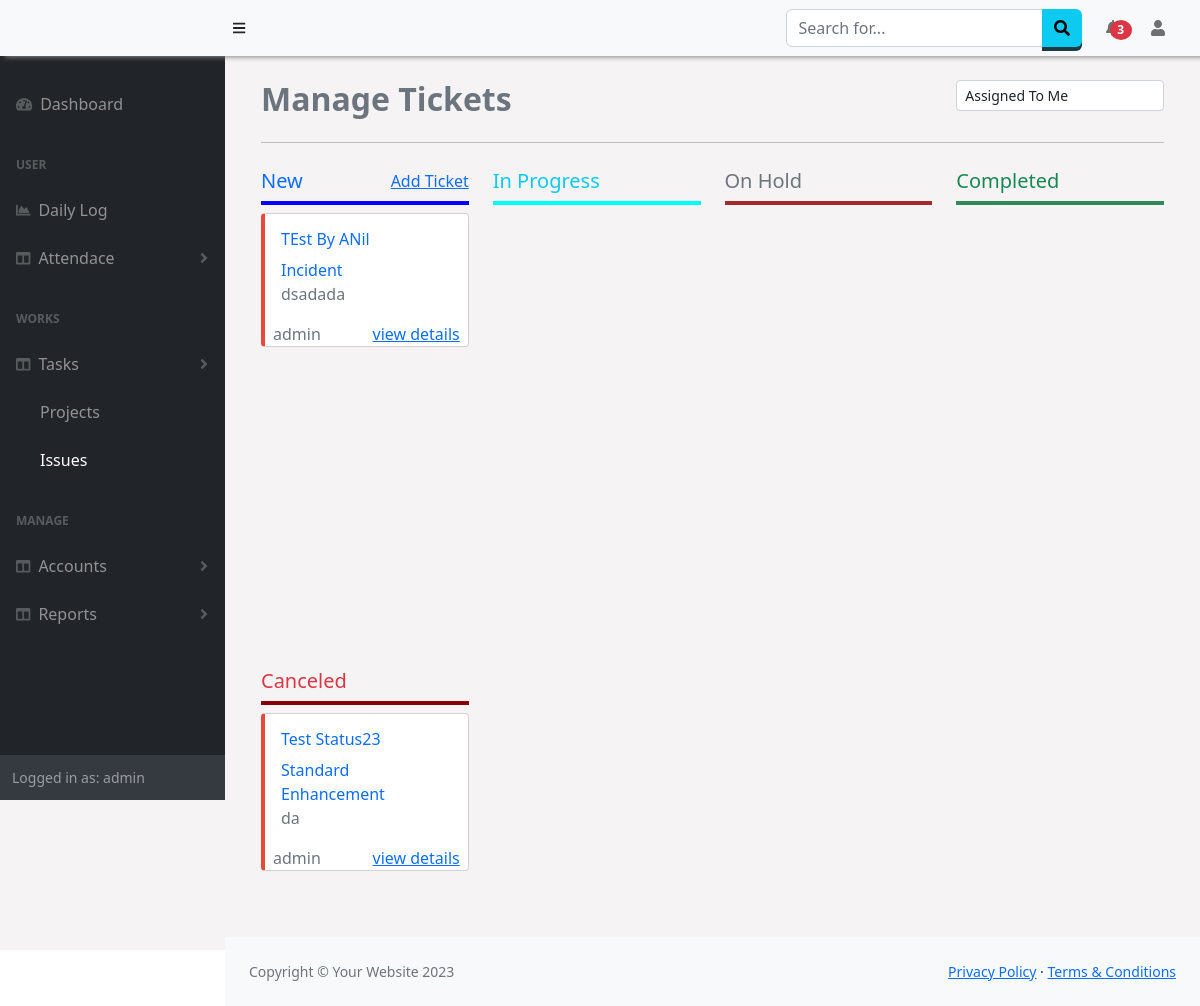
Screenshot of /Issue/ (signed in) with the database file from the repository.
### Issue/models.py (models this page shows, shortened)
class Ticket(models.Model):
    ticket_name= models.CharField(max_length=30)
    ticket_type= models.CharField(max_length=30)
    short_desc= models.CharField(max_length=130,null=True)
    open_date= models.DateField(null=True)
    affected_user= models.ForeignKey(employee,null=True,on_delete=models.SET_NULL)
    priority= models.CharField(max_length=30)
    state= models.CharField(max_length=30,default="New",null=True)
    last_updated= models.DateField(null=True)
    assigned_grp= models.CharField(max_length=30,null=True)
    assigned_to= models.ForeignKey(User,on_delete=models.SET_NULL,null=True)
    email= models.EmailField(max_length=100,null=True)
    comments= models.CharField(max_length=120,null=True)
    company = models.ForeignKey(Company,on_delete=models.SET_NULL,null=True)

### Issue/views.py (the view)
# urls.py: path('', views.index, name="allcustomers"),
def index(request):
    users = checkTeams(request)
    comp = request.session['comp']
    allusers =User.objects.filter(pk__in=users[0]).values('id','username')
    ticket = Ticket.objects.filter(company__id=comp)
    mytickets = Ticket.objects.filter(assigned_to= request.user)
    customer = employee.objects.all().values()
    dic = {
        'ticket':ticket,
        'users':list(allusers),
        'customer':list(customer),
        'mytickets':mytickets
        }
    return render(request, 'Issues/allIssues.html', dic)

### Manager/views.py (called while the page is built, shortened)
def checkTeams(request):
    is_team = False
    if request.user.is_superuser:
        users = Employees.objects.values('user').filter(company=request.session['comp'])
        is_team=True
    return users,is_team

### Issue/templates/Issues/allIssues.html (shortened to what this page needs)
{% extends "base.html" %}
{% block script %}
<link href="/static/css/drag-n-drop.css" rel="stylesheet" />
{% endblock %}
{% block content %}
<div class="container">
    <div class="table-wrapper">
        <div class="table-title">
            <div class="row d-flex justify-content-between">
                <div class="col-sm-4 col-md-6 col-xs-8 col-12 text-secondary">
                    <h2><b>Manage Tickets</b></h2>
                </div>
                <div class="col-sm-3 col-12">
                    <select id="sview" class="form-control form-control-sm">
                        <option value="assignedcard">Assigned To Me</option>
                    </select>
                </div>
            </div>
        </div><hr>
        <div id="myAssignedView" class="mt-2 mb-3">
            <div class="row">
                <div class="column column-todo col-12 col-md-3 col-sm-6" id="new" ondrop="drop(event)" ondragover="allowDrop(event)" style="height:500px;">
                    <div class="d-flex justify-content-between" style="border-bottom: 4px solid blue !important;">
                        <div ><h5 class="text-primary">New</h5></div>
                        <div ><a href="#" data-bs-toggle="modal" data-bs-target="#ticketModal"><span>Add Ticket</span></a></div>
                    </div>
                    {%for i in mytickets %}
                    {% if i.state == 'New' %}
                    <div draggable="true" ondragstart="drag(event)" data-id="{{i.id}}" class="card  mb-3 rounded-1 mt-2" style="border-left: 0.25rem solid {% if i.priority == 'high' %} #e74a3b {% elif i.priority == 'medium' %}#36b9cc{% elif i.priority == 'low' %}#4e73df {% endif %};">
                        <div class="card-body text-primary">
                        <h6 class="card-title">{{i.ticket_name}}</h6>
                        <span class="fw-light">{{i.ticket_type}}</span>
                        <p class="card-text text-secondary mt-0"> {{i.short_desc}}</p>
                        </div>
                        <div class="d-flex justify-content-between">
                            <div ><span class="ms-2 text-secondary">{{i.assigned_to}}</span></div>
                            <div ><span class="me-2"><a href="{% url 'issueDetails' issueid=i.id %}">view details</a></span></div>
                        </div>
                    </div>
                    {% endif %}
                    {% endfor %}
                </div>
                <div class="column column-todo col-12 col-md-3 col-sm-6" id="inprogress" ondrop="drop(event)" ondragover="allowDrop(event)">
                    <div class="d-flex justify-content-between" style="border-bottom: 4px solid cyan !important;">
                        <div ><h5 class="text-info">In Progress</h5></div>
                    </div>
                </div>
                <div class="column column-todo col-12 col-md-3 col-sm-6" id="hold" ondrop="drop(event)" ondragover="allowDrop(event)">
                    <div class="d-flex justify-content-between" style="border-bottom: 4px solid brown !important;">
                        <div ><h5 class="text-secondary">On Hold</h5></div>
                    </div>
                </div>
                <div class="column column-todo col-12 col-md-3 col-sm-6" id="complete" ondrop="drop(event)" ondragover="allowDrop(event)">
                    <div class="d-flex justify-content-between" style="border-bottom: 4px solid seagreen !important;">
                        <div ><h5 class="text-success">Completed</h5></div>
                    </div>
                </div>
                <div class="column column-todo col-12 col-md-3 col-sm-6" id="canceled" ondrop="drop(event)" ondragover="allowDrop(event)">
                    <div class="d-flex justify-content-between" style="border-bottom: 4px solid darkred !important;">
                        <div ><h5 class="text-danger">Canceled</h5></div>
                    </div>
                    {%for i in mytickets %}
                    {% if i.state == 'Canceled' %}
                    <div draggable="true" ondragstart="drag(event)" data-id="{{i.id}}" class="card mt-2 mb-3 rounded-1" style="border-left: 0.25rem solid{% if i.priority == 'high' %}#e74a3b{% elif i.priority == 'medium' %}#36b9cc{% elif i.priority == 'low' %}#4e73df {% endif %};">
                        <div class="card-body text-primary">
                        <h6 class="card-title">{{i.ticket_name}}</h6>
                        <span class="fw-light">{{i.ticket_type}}</span>
                        <p class="card-text text-secondary mt-0"> {{i.short_desc}}</p>
                        </div>
                        <div class="d-flex justify-content-between">
                            <div ><span class="ms-2 text-secondary">{{i.assigned_to}}</span></div>
                            <div ><span class="me-2"><a href="{% url 'issueDetails' issueid=i.id %}">view details</a></span></div>
                        </div>
                    </div>
                    {% endif %}
                    {% endfor %}
                </div>
            </div>
        </div>
    </div>
</div>
{% endblock %}

### templates/base.html (shortened to what this page needs)
<!DOCTYPE html>
<html lang="en">
    <head>
        <link href="https://cdn.jsdelivr.net/npm/simple-datatables@7.1.2/dist/style.min.css" rel="stylesheet" />
        <link href="https://cdn.datatables.net/1.13.5/css/jquery.dataTables.min.css" rel="stylesheet" />
        <link href="https://cdn.datatables.net/buttons/2.4.1/css/buttons.dataTables.min.css" rel="stylesheet" />
        <link href="/static/css/styles.css" rel="stylesheet" />
        <link href="/static/css/customSB.css" rel="stylesheet" />
        {% block script %}
        {% endblock %}
    </head>
    <body class="sb-nav-fixed" >
        <nav class="sb-topnav navbar navbar-expand-sm navbar-light bg-light fixed-top" style=" box-shadow: 5px 1px 5px #888888;">
            <a class="navbar-brand ps-3 bg-light" href="{% url 'home' %}">{{request.session.company}}</a>
            <button class="btn btn-link btn-sm order-2 order-lg-0 me-4 me-lg-0" id="sidebarToggle" href="#!"><i class="fas fa-bars"></i></button>
            <form class="d-none d-md-inline-block form-inline ms-auto me-0 me-md-3 my-2 my-md-0">
                <div class="input-group">
                    <input class="form-control" type="text" placeholder="Search for..." aria-label="Search for..." aria-describedby="btnNavbarSearch" />
                    <button class="btn btn-info" id="btnNavbarSearch" type="button"><i class="fas fa-search"></i></button>
                </div>
            </form>
            <ul class="navbar-nav ms-auto ms-md-0 ">
                <li class="nav-item dropdown">
                    <a class="nav-link dropdown-toggle" id="navbarDropdown" href="#" role="button" data-bs-toggle="dropdown" aria-expanded="false"> <span class="badge badge-sm badge-danger badge-counter bg-danger rounded-circle " style="margin-left:-10px;">3</span></a>
                </li>
            </ul>
            <ul class="navbar-nav  ms-md-0 me-3 me-lg-4">
                <li class="nav-item dropdown">
                    <a class="nav-link dropdown-toggle" id="navbarDropdown" href="#" role="button" data-bs-toggle="dropdown" aria-expanded="false"><i class="fas fa-user fa-fw"></i></a>
                </li>
            </ul>
        </nav>
        <div id="layoutSidenav" style="background-color:rgb(245, 243, 243);">
            <div id="layoutSidenav_nav">
                <nav class="sb-sidenav accordion sb-sidenav-dark" id="sidenavAccordion" >
                    <div class="sb-sidenav-menu" >
                        <div class="nav">
                            <a class="nav-link mt-4" href="{% url 'home' %}">
                                <div class="sb-nav-link-icon"><i class="fas fa-tachometer-alt"></i></div>
                                <span style="{% if request.path == '/' %}color:white;{% endif %}">Dashboard<span>
                            </a>
                            <div class="sb-sidenav-menu-heading">User</div>
                            <a class="nav-link" href="{% url 'dailylog' %}">
                                <div class="sb-nav-link-icon"><i class="fas fa-chart-area"></i></div>
                                <span style="{% if request.path == '/Worklog/dailylog/' %}color:white;{% endif %}">Daily Log<span>
                            </a>
                            <a class="nav-link collapsed" href="#" data-bs-toggle="collapse" data-bs-target="#collapseAttendance" aria-expanded="false" aria-controls="collapseLayouts">
                                <div class="sb-nav-link-icon"><i class="fas fa-columns"></i></div>
                                Attendace
                                <div class="sb-sidenav-collapse-arrow"><i class="fas fa-angle-down"></i></div>
                            </a>
                            <div class="sb-sidenav-menu-heading">Works</div>
                            <a class="nav-link collapsed" href="#" data-bs-toggle="collapse" data-bs-target="#collapseLayouts" aria-expanded="false" aria-controls="collapseLayouts">
                                <div class="sb-nav-link-icon"><i class="fas fa-columns"></i></div>
                                Tasks
                                <div class="sb-sidenav-collapse-arrow"><i class="fas fa-angle-down"></i></div>
                            </a>
                            <div class="" id="collapseLayouts" aria-labelledby="headingOne" data-bs-parent="#sidenavAccordion">
                                <nav class="sb-sidenav-menu-nested nav">
                                    <a class="nav-link" href="{% url 'aproject' %}" style="{% if request.path|slice:'9' == '/Project/' %}color:white;{% endif %}">Projects</a>
                                    <a class="nav-link" href="{% url 'index' %}" style="{% if request.path|slice:'7' == '/Issue/' %}color:white;{% endif %}">Issues</a>
                                </nav>
                            </div>
                            <div class="sb-sidenav-menu-heading">Manage</div>
                            <a class="nav-link collapsed" href="#" data-bs-toggle="collapse" data-bs-target="#collapseDetails" aria-expanded="false" aria-controls="collapseLayouts">
                                <div class="sb-nav-link-icon"><i class="fas fa-columns"></i></div>
                                Accounts
                                <div class="sb-sidenav-collapse-arrow"><i class="fas fa-angle-down"></i></div>
                            </a>
                            <a class="nav-link collapsed" href="#" data-bs-toggle="collapse" data-bs-target="#collapseReports" aria-expanded="false" aria-controls="collapseLayouts">
                                <div class="sb-nav-link-icon"><i class="fas fa-columns"></i></div>
                                Reports
                                <div class="sb-sidenav-collapse-arrow"><i class="fas fa-angle-down"></i></div>
                            </a>
                        </div>
                    </div>
                    <div class="sb-sidenav-footer">
                        <div class="small">Logged in as: {{ user.username}}</div>
                    </div>
                </nav>
            </div>
            <div id="layoutSidenav_content" >
                <main class="p-4" >
                    {% block content %}
                {% endblock %}
                </main>
                <footer class="py-4 bg-light mt-auto">
                    <div class="container-fluid px-4">
                        <div class="d-flex align-items-center justify-content-between small">
                            <div class="text-muted">Copyright &copy; Your Website 2023</div>
                            <div>
                                <a href="#">Privacy Policy</a>
                                &middot;
                                <a href="#">Terms &amp; Conditions</a>
                            </div>
                        </div>
                    </div>
                </footer>
            </div>
        </div>
        <link href="https://cdnjs.cloudflare.com/ajax/libs/twitter-bootstrap/5.2.0/css/bootstrap.min.css" rel="stylesheet" type="text/css">
    </body>
</html>

### static/css/drag-n-drop.css (style rules this page uses)
.card { margin-bottom: 10px; border-radius: 3px; cursor: pointer; cursor: grab; transition: all 0.3s cubic-bezier(0.4, 0.0, 0.2, 1); }
.column { padding: 10px; transition: all 0.3s cubic-bezier(0.4, 0.0, 0.2, 1); }
.card:last-child { margin-bottom: 0; }

### templates/base.html (style rules this page uses)
.dropdown-toggle:after { display: none !important; }
.navbar,.sb-sidenav { background-color:DodgerBlue important; }
.btn { outline: none; cursor: pointer; border: none !important; display: block; position: relative; font-size: 16px ; font-weight: 600 !important; color: #fff; text-transform: uppercase; letter-spacing: 1px; }
.btn-info { background-color: #5bc0de; box-shadow: 0 4px #1C3A42; }

### rows the page displays
Ticket: ticket_name "TEst By ANil", ticket_type "Incident", short_desc "dsadada", assigned_to "admin"
Ticket: ticket_name "Test Status23", ticket_type "Standard Enhancement", short_desc "da", assigned_to "admin"

### other values shown
{{ user.username }} "admin"
